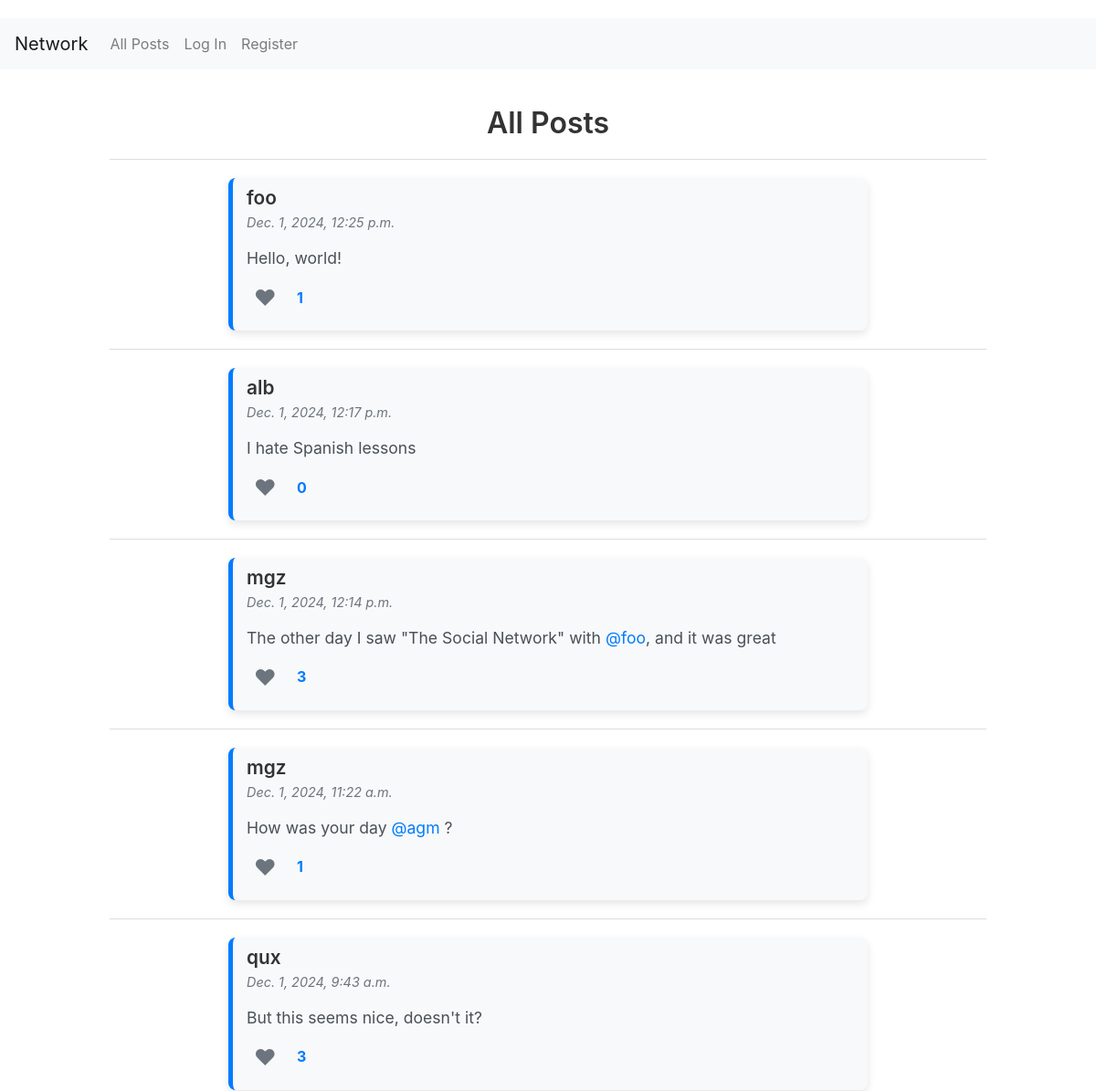
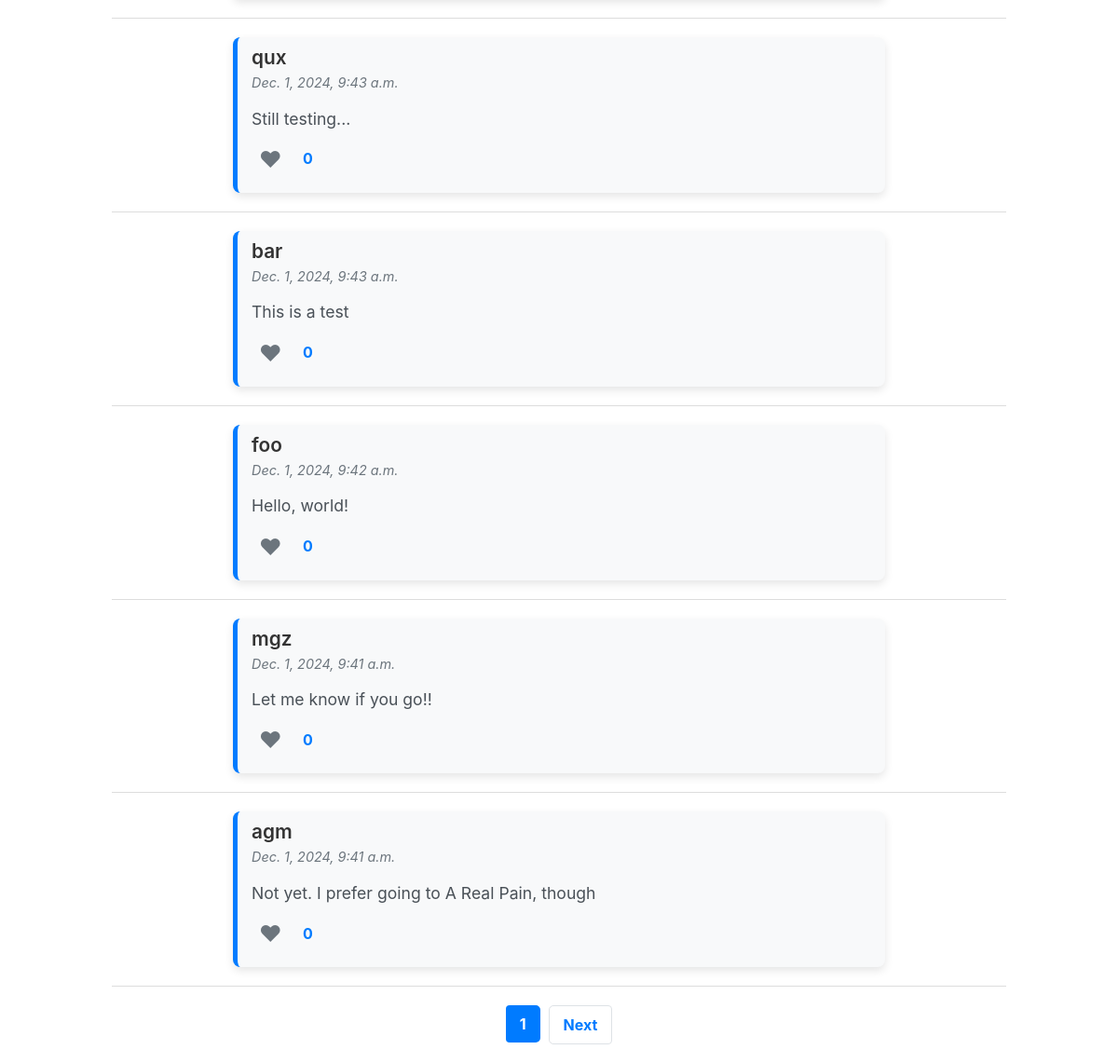
Page /all_posts on the committed database (2 pictures, top to bottom).
### network/models.py (models this page shows, shortened)
class Post(models.Model):
    user = models.ForeignKey(User, on_delete=models.CASCADE, related_name="posts")
    content = models.TextField()
    timestamp = models.DateTimeField(default=now)
    likes = models.ManyToManyField(User, blank=True, related_name="liked_posts")  # Users who liked this post
    def like_count(self):
        return self.likes.count()

class User(AbstractUser):
    followers = models.ManyToManyField('self', symmetrical=False, related_name="following", blank=True)

### network/views.py (the view)
# urls.py: path("all_posts", views.all_posts, name="all_posts"),
def all_posts(request):
    posts = Post.objects.all().order_by('-timestamp')
    for post in posts:
        post.content = replace_mentions_with_links(post.content)
    paginator = Paginator(posts, 10)  # Show 10 posts per page
    page_number = request.GET.get('page')
    page_obj = paginator.get_page(page_number)
    return render(request, 'network/all_posts.html', {
        'page_obj': page_obj
    })

### network/views.py (called while the page is built)
def replace_mentions_with_links(content):
    pattern = r'@(\w+)'  # Matches @username
    def repl(match):
        username = match.group(1)
        try:
            user = User.objects.get(username=username)
            return f'<a href="/profile/{user.username}">@{username}</a>'
        except User.DoesNotExist:
            return match.group(0)  # If the user doesn't exist, keep the mention as plain text
    return re.sub(pattern, repl, content)

### network/templates/network/all_posts.html (shortened to what this page needs)
{% extends "network/layout.html" %}
{% block body %}
    <h2>All Posts</h2>
    <hr>
    {% for post in page_obj %}
        <div class="post" id="post-{{ post.id }}">
            <a href="{% url 'profile' post.user.username %}"><strong>{{ post.user.username }}</strong></a>
            <small class="text-muted">{{ post.timestamp }}</small>
            <p class="post-content">{% autoescape off %}{{ post.content|safe }}{% endautoescape %}</p>
            <button class="btn btn-link like-button {% if user in post.likes.all %}liked{% endif %}" data-post-id="{{ post.id }}">
                ♥
            </button>
            <span class="like-count">{{ post.like_count }}</span></p>
        </div>
        <hr>
    {% endfor %}
   <nav>
    <ul class="pagination">
        <li class="page-item active">
            <span class="page-link">{{ page_obj.number }}</span>
        </li>
        {% if page_obj.has_next %}
            <li class="page-item">
                <a class="page-link" href="?page={{ page_obj.next_page_number }}">Next</a>
            </li>
        {% endif %}
    </ul>
    </nav>
{% endblock %}

### network/static/network/styles.css (style rules this page uses)
h4, h2 { text-align: center; font-size: 2em; font-weight: 600; margin-top: 40px; color: #333; }
hr { margin-top: 30px; border-top: 1px solid #ddd; width: 80%; margin: 20px auto; }
.post { background-color: #f8f9fa; border-radius: 8px; padding: 8px 15px; margin-bottom: 10px; box-shadow: 0 4px 10px rgba(0, 0, 0, 0.1); transition: box-shadow 0.3s ease, transform 0.3s ease; max-width: 700px; margin-left: auto; margin-right: auto; border-left: 5px solid #007bff; line-height: 1.3; }
.post p, .post .like-count { margin-bottom: 5px; }
.post .post-content { margin-bottom: 8px; }
.post .btn { padding: 4px 8px; }
.post a strong { font-size: 1.3em; color: #333; font-weight: 600; text-decoration: none; }
.post small { display: block; font-size: 0.9em; color: #6c757d; margin-top: 5px; font-style: italic; }
.post-content { font-size: 1.1em; line-height: 1.6; color: #495057; margin-top: 15px; }
.like-count { font-size: 1em; font-weight: bold; color: #007bff; margin-top: 10px; }
.like-button { font-size: 24px; color: #6c757d; border: none; background: none; cursor: pointer; display: inline-flex; align-items: center; gap: 5px; transition: color 0.3s ease, transform 0.2s ease; text-decoration: none !important; margin-right: 10px; }
nav { display: flex; justify-content: center; margin: 20px 0; }
.pagination { list-style: none; display: flex; gap: 10px; padding: 0; margin: 0; }
.page-item { border-radius: 5px; }
.page-item.active .page-link { background-color: #007bff; color: white; border: none; }
.page-link { display: block; padding: 10px 15px; text-decoration: none; color: #007bff; font-weight: bold; border-radius: 5px; transition: background-color 0.3s ease, color 0.3s ease; }

### rows in the picture
Post: user.username "foo", timestamp "Dec. 1, 2024, 12:25 p.m.", content "Hello, world!", like_count "1"
Post: user.username "alb", timestamp "Dec. 1, 2024, 12:17 p.m.", content "I hate Spanish lessons", like_count "0"
Post: user.username "mgz", timestamp "Dec. 1, 2024, 12:14 p.m.", content "The other day I saw \"The Social Network\" with @foo , and it was great", like_count "3"
Post: user.username "mgz", timestamp "Dec. 1, 2024, 11:22 a.m.", content "How was your day @agm ?", like_count "1"
Post: user.username "qux", timestamp "Dec. 1, 2024, 9:43 a.m.", content "But this seems nice, doesn't it?", like_count "3"
Post: user.username "qux", timestamp "Dec. 1, 2024, 9:43 a.m.", content "Still testing...", like_count "0"
Post: user.username "bar", timestamp "Dec. 1, 2024, 9:43 a.m.", content "This is a test", like_count "0"
Post: user.username "foo", timestamp "Dec. 1, 2024, 9:42 a.m.", content "Hello, world!", like_count "0"
Post: user.username "mgz", timestamp "Dec. 1, 2024, 9:41 a.m.", content "Let me know if you go!!", like_count "0"
Post: user.username "agm", timestamp "Dec. 1, 2024, 9:41 a.m.", content "Not yet. I prefer going to A Real Pain, though", like_count "0"

### other values in the picture
{{ page_obj.number }} "1"
